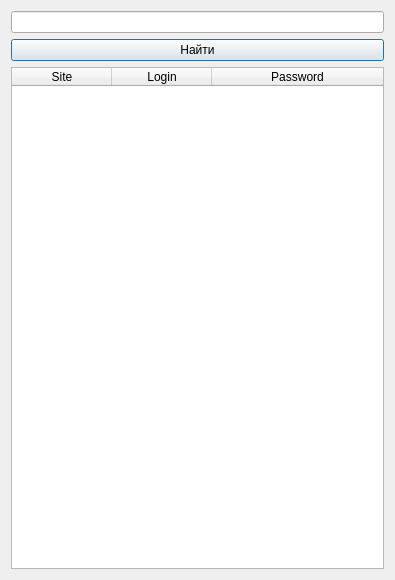
<?xml version="1.0" encoding="UTF-8"?>
<ui version="4.0">
 <class>KeyManager</class>
 <widget class="QDialog" name="KeyManager">
  <property name="geometry">
   <rect>
    <x>0</x>
    <y>0</y>
    <width>395</width>
    <height>580</height>
   </rect>
  </property>
  <property name="windowTitle">
   <string>Dialog</string>
  </property>
  <layout class="QVBoxLayout" name="verticalLayout">
   <item>
    <widget class="QLineEdit" name="lineEdit"/>
   </item>
   <item>
    <widget class="QPushButton" name="pushButton">
     <property name="text">
      <string>Найти</string>
     </property>
    </widget>
   </item>
   <item>
    <widget class="QTableWidget" name="tableWidget">
     <property name="editTriggers">
      <set>QAbstractItemView::NoEditTriggers</set>
     </property>
     <property name="columnCount">
      <number>3</number>
     </property>
     <attribute name="horizontalHeaderMinimumSectionSize">
      <number>39</number>
     </attribute>
     <attribute name="horizontalHeaderShowSortIndicator" stdset="0">
      <bool>true</bool>
     </attribute>
     <attribute name="horizontalHeaderStretchLastSection">
      <bool>true</bool>
     </attribute>
     <attribute name="verticalHeaderVisible">
      <bool>true</bool>
     </attribute>
     <attribute name="verticalHeaderMinimumSectionSize">
      <number>30</number>
     </attribute>
     <attribute name="verticalHeaderShowSortIndicator" stdset="0">
      <bool>false</bool>
     </attribute>
     <attribute name="verticalHeaderStretchLastSection">
      <bool>false</bool>
     </attribute>
     <column>
      <property name="text">
       <string>Site</string>
      </property>
     </column>
     <column>
      <property name="text">
       <string>Login</string>
      </property>
     </column>
     <column>
      <property name="text">
       <string>Password</string>
      </property>
     </column>
    </widget>
   </item>
  </layout>
 </widget>
 <resources/>
 <connections/>
</ui>
